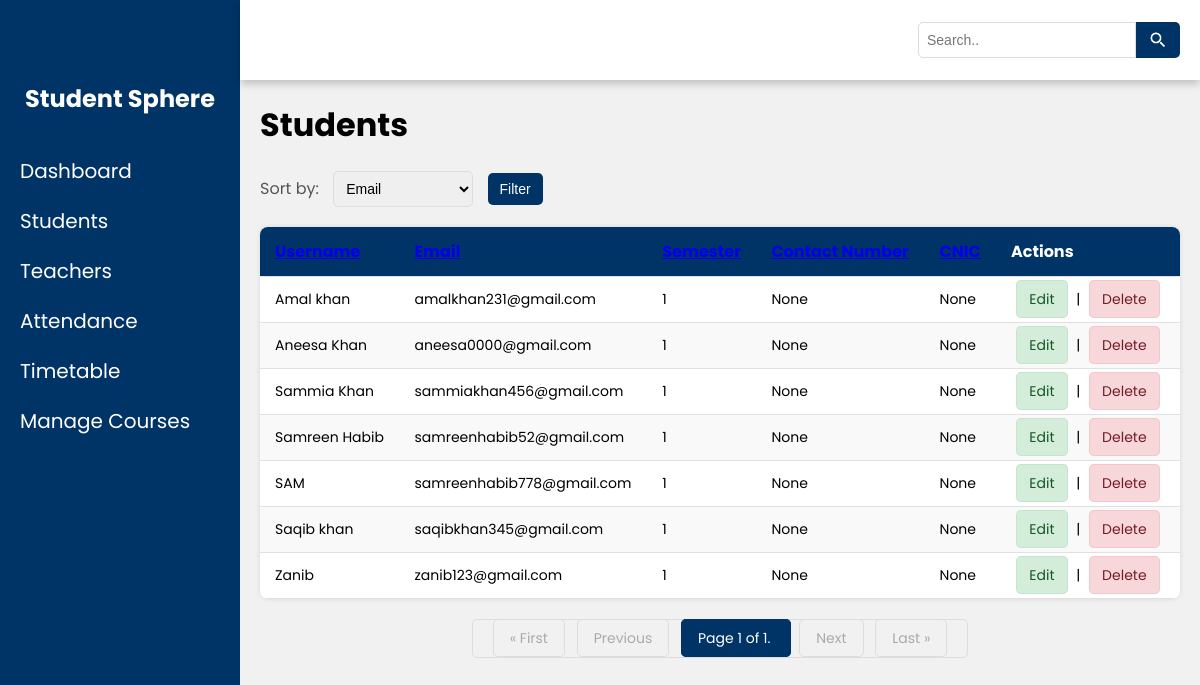
Page /students/?sort=user__email on the committed database.
### student_management_app/models.py (models this page shows, shortened)
class StudentProfile(models.Model):
    user = models.OneToOneField(
        settings.AUTH_USER_MODEL,
        on_delete=models.CASCADE,
        related_name='student_profile'  # Added related name
    )
    semester = models.IntegerField(
        choices=[(i, f'Semester {i}') for i in range(1, 9)]
    )
    contact_number = models.CharField(max_length=20, blank=True, null=True)
    cnic = models.CharField(max_length=15, blank=True, null=True)

class UserProfile(AbstractUser):
    ROLE_CHOICES = [
        ('student', 'Student'),
        ('teacher', 'Teacher'),
        ('admin', 'Admin'),
    ]
    role = models.CharField(max_length=10, choices=ROLE_CHOICES, default='student')

### student_management_app/views.py (the view, shortened to what this page needs)
# urls.py: path('students/', views.student_list, name='student_list'), # Corrected line
def student_list(request):  # Make sure this function exists and is named correctly
    students = StudentProfile.objects.all()
    search_term = request.GET.get('search')
    sort_by = request.GET.get('sort')
    if sort_by:
        if sort_by == 'user__username':
            students = students.order_by('user__username')
        elif sort_by == 'user__email':
            students = students.order_by('user__email')
        elif sort_by == 'semester':
            students = students.order_by('semester')
        elif sort_by == 'contact_number':
            students = students.order_by('contact_number')
        elif sort_by == 'cnic':
            students = students.order_by('cnic')
        else:
            students = students.order_by('pk')  # default sort
    else:
        students = students.order_by('pk')
    paginator = Paginator(students, 10)
    page_number = request.GET.get('page')
    try:
        page_obj = paginator.get_page(page_number)
    except PageNotAnInteger:
        page_obj = paginator.get_page(1)
    except EmptyPage:
        page_obj = paginator.get_page(paginator.num_pages)
    context = {
        'page_obj': page_obj,
        'search_term': search_term,
        'sort_by': sort_by,
    }
    return render(request, 'admin_students.html', context)

### student_management_app/context_processors.py (called while the page is built)
def user_role_processor(request):
    user_role = None
    if request.user.is_authenticated:
        user_role = getattr(request.user, 'role', 'Role_Attribute_Missing_In_Model')
        logger.info(f"Context Processor: User '{request.user.username}' is authenticated. Role found: '{user_role}'")
    else:
        logger.info("Context Processor: User is NOT authenticated.")
    return {'user_role': user_role}

### student_management_app/templates/admin_students.html (shortened to what this page needs)
<!DOCTYPE html>
<html lang="en">
<head>
    <link rel="stylesheet" href="/static/css/style4.css">
</head>
<body>
    <div class="side-menu">
        <br><br>
        <div class="fyp-name">
            <h2>Student Sphere</h2>
        </div>
        <ul>
            <li><a href="{% url 'admin_panel' %}">Dashboard</a></li>
            <li class="active">Students</li>
            <li><a href="{% url 'teacher_list' %}">Teachers</a></li>
            <li><a href="/selectsem/">Attendance</a></li>
            <li class="dropdown">
                <a href="{% url 'admin_timetable' %}">Timetable</a>
            </li>
            <li><a href="{% url 'admin_courses' %}">Manage Courses</a></li>
        </ul>
    </div>
    <div class="container">
        <div class="header">
            <div class="nav">
                <div class="search">
                    <form method="GET" action="{% url 'student_list' %}">
                        <input type="text" name="search" placeholder="Search.." value="{% if search_term %}{{ search_term }}{% endif %}">
                        <button type="submit"><img src="/static/images/search.png/" alt=""></button>
                    </form>
                </div>
            </div>
        </div>
        <div class="content">
            <h1>Students</h1>
            <div class="sorting-options">
                <form method="GET" action="{% url 'student_list' %}">
                    <label for="sort">Sort by:</label>
                    <select name="sort" id="sort">
                        <option value="user__email" {% if sort_by == 'user__email' %}selected{% endif %}>Email</option>
                    </select>
                    <button type="submit">Filter</button>
                </form>
            </div>
            <table>
                <thead>
                    <tr>
                        <th><a href="{% url 'student_list' %}?sort=user__username{% if search_term %}&search={{ search_term }}{% endif %}">Username</a></th>
                        <th><a href="{% url 'student_list' %}?sort=user__email{% if search_term %}&search={{ search_term }}{% endif %}">Email</a></th>
                        <th><a href="{% url 'student_list' %}?sort=semester{% if search_term %}&search={{ search_term }}{% endif %}">Semester</a></th>
                        <th><a href="{% url 'student_list' %}?sort=contact_number{% if search_term %}&search={{ search_term }}{% endif %}">Contact Number</a></th>
                        <th><a href="{% url 'student_list' %}?sort=cnic{% if search_term %}&search={{ search_term }}{% endif %}">CNIC</a></th>
                        <th>Actions</th>
                    </tr>
                </thead>
                <tbody>
                    {% for student_profile in page_obj %}
                    <tr>
                        <td>{{ student_profile.user.username }}</td>
                        <td>{{ student_profile.user.email }}</td>
                        <td>{{ student_profile.semester }}</td>
                        <td>{{ student_profile.contact_number }}</td>
                        <td>{{ student_profile.cnic }}</td>
                        <td>
                            <a href="{% url 'student_edit' student_profile.user.pk %}">Edit</a> |
                            <a href="{% url 'student_delete' student_profile.user.pk %}" onclick="confirmDelete(event, '{% url 'student_delete' student_profile.user.pk %}')">Delete</a>
                        </td>
                    </tr>
                    {% empty %}
                    <tr><td colspan="6">No students found.</td></tr>
                    {% endfor %}
                </tbody>
            </table>
            <div class="pagination">
                <span class="step-links">
                    {% if page_obj.has_previous %}
                        <a href="?page=1{% if search_term %}&search={{ search_term }}{% endif %}{% if sort_by %}&sort={{ sort_by }}{% endif %}">&laquo; First</a>
                        <a href="?page={{ page_obj.previous_page_number }}{% if search_term %}&search={{ search_term }}{% endif %}{% if sort_by %}&sort={{ sort_by }}{% endif %}">Previous</a>
                    {% else %}
                        <span class="disabled">&laquo; First</span>
                        <span class="disabled">Previous</span>
                    {% endif %}
                    <span class="current">
                        Page {{ page_obj.number }} of {{ page_obj.paginator.num_pages }}.
                    </span>
                    {% if page_obj.has_next %}
                        <a href="?page={{ page_obj.next_page_number }}{% if search_term %}&search={{ search_term }}{% endif %}{% if sort_by %}&sort={{ sort_by }}{% endif %}">Next</a>
                        <a href="?page={{ page_obj.paginator.num_pages }}{% if search_term %}&search={{ search_term }}{% endif %}{% if sort_by %}&sort={{ sort_by }}{% endif %}">Last &raquo;</a>
                    {% else %}
                        <span class="disabled">Next</span>
                        <span class="disabled">Last &raquo;</span>
                    {% endif %}
                </span>
            </div>
        </div>
    </div>
</body>
</html>

### student_management_app/static/css/style4.css (style rules this page uses)
body { font-family: 'Poppins', sans-serif; background-color: #f1f1f1; margin: 0; padding: 0; display: flex; min-height: 100vh; }
.container .header .nav { display: flex; align-items: center; width: auto; justify-content: flex-end; }
.container .header .nav .search { display: flex; align-items: center; margin-left: 20px; }
.container .header .nav .search form { display: flex; }
.container .header .nav .search input[type=text] { border: 1px solid #ddd; padding: 8px; border-radius: 5px 0 0 5px; margin-right: 0; width: 200px; font-size: 14px; }
.container .header .nav .search button { width: auto; height: auto; border: none; display: flex; align-items: center; justify-content: center; background-color: #003366; border-radius: 0 5px 5px 0; cursor: pointer; padding: 8px 12px; }
.container .header .nav .search button img { width: 20px; height: 20px; filter: brightness(0) invert(1); }
.content { position: relative; margin-top: 60px; min-height: 90vh; background: #f1f1f1; padding: 20px; box-sizing: border-box; }
.sorting-options { margin-bottom: 20px; display: flex; align-items: center; }
.sorting-options label { margin-right: 10px; font-size: 16px; color: #555; }
.sorting-options select { padding: 8px; border-radius: 5px; border: 1px solid #ddd; font-size: 14px; margin-right: 10px; }
.content table { width: 100%; border-collapse: collapse; margin-top: 20px; box-shadow: 0 0 5px rgba(0, 0, 0, 0.1); border-radius: 8px; overflow: hidden; background-color: white; }
.content th, .content td { padding: 12px 15px; text-align: left; border-bottom: 1px solid #e0e0e0; font-size: 14px; }
.content th { background-color: #003366; color: white; font-weight: bold; font-size: 16px; }
.content tbody tr:nth-child(even) { background-color: #f9f9f9; }
.content td a { color: #0055a5; text-decoration: none; margin-right: 10px; transition: color 0.3s ease; font-size: 16px; }
.content tbody tr td:last-child { text-align: center; }
.content tbody tr td:last-child a { margin: 0 5px; padding: 8px 12px; border-radius: 5px; font-size: 14px; }
.content tbody tr td:last-child a:first-child { background-color: #d4edda; color: #155724; border: 1px solid #c3e6cb; }
.content tbody tr td:last-child a:last-child { background-color: #f8d7da; color: #721c24; border: 1px solid #f5c6cb; }
.pagination { display: flex; justify-content: center; margin-top: 20px; }
.pagination a, .pagination span { padding: 8px 16px; text-decoration: none; border: 1px solid #ddd; margin: 0 4px; border-radius: 5px; color: #333; font-size: 14px; }
.pagination .current { background-color: #003366; color: white; border-color: #003366; }
.pagination .disabled { color: #aaa; pointer-events: none; border-color: #ddd; }
.sorting-options button { background-color: #003366; color: white; border: none; padding: 8px 12px; border-radius: 5px; cursor: pointer; font-size: 14px; }
.side-menu { position: fixed; background: #003366; width: 20vw; min-height: 100vh; display: flex; flex-direction: column; }
.side-menu .fyp-name { color: white; height: 12vh; display: flex; align-items: center; justify-content: center; }
.side-menu ul { list-style: none; padding: 0; margin: 0; width: 100%; }
.side-menu li { font-size: 20px; padding: 10px 20px; color: white; display: flex; align-items: flex-start; justify-content: flex-start; list-style: none; }
.side-menu ul li a { text-decoration: none; color: inherit; display: block; }
.dropdown { position: relative; }
.container { position: absolute; right: 0; width: 80vw; height: 100vh; background: #f1f1f1; }
.container .header { position: fixed; top: 0; right: 0; width: 80vw; height: 10vh; background: white; display: flex; align-items: center; justify-content: flex-end; box-shadow: 0 4px 8px 0 rgba(0, 0, 0, 0.2); z-index: 1; padding: 0 20px; box-sizing: border-box; }

### rows in the picture
StudentProfile: user.username "Amal khan", user.email "amalkhan231@gmail.com", semester "1", contact_number "None", cnic "None"
StudentProfile: user.username "Aneesa Khan", user.email "aneesa0000@gmail.com", semester "1", contact_number "None", cnic "None"
StudentProfile: user.username "Sammia Khan", user.email "sammiakhan456@gmail.com", semester "1", contact_number "None", cnic "None"
StudentProfile: user.username "Samreen Habib", user.email "samreenhabib52@gmail.com", semester "1", contact_number "None", cnic "None"
StudentProfile: user.username "SAM", user.email "samreenhabib778@gmail.com", semester "1", contact_number "None", cnic "None"
StudentProfile: user.username "Saqib khan", user.email "saqibkhan345@gmail.com", semester "1", contact_number "None", cnic "None"
StudentProfile: user.username "Zanib", user.email "zanib123@gmail.com", semester "1", contact_number "None", cnic "None"

### other values in the picture
{{ page_obj.number }} "1"
{{ page_obj.paginator.num_pages }} "1"
